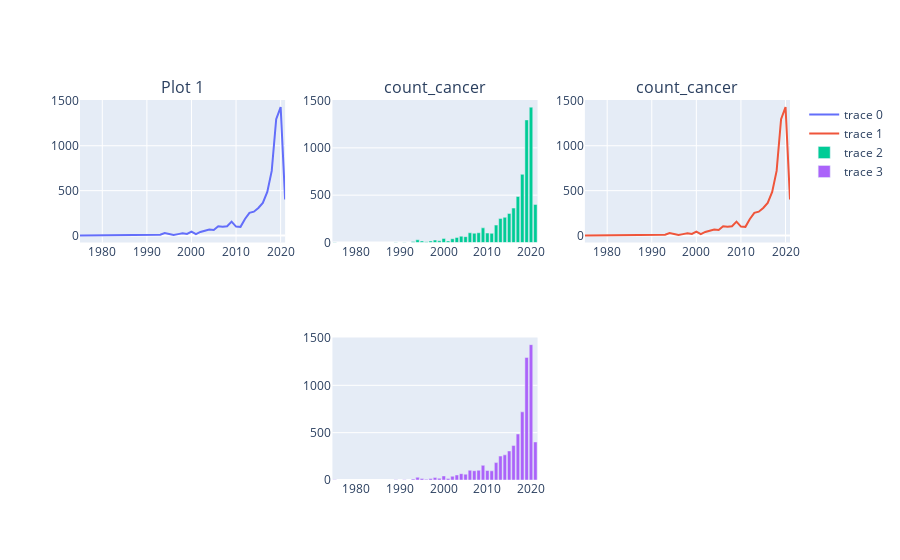

Here is the notebook cell this chart was saved with:
### Code cell
# 'count_cancer'
df2=df_dat_them[['Annee','count_cancer']]
df2= df2[df2['count_cancer'] >1]
df2 = df2.groupby(['Annee']).count_cancer.sum().reset_index()
from plotly.subplots import make_subplots

fig2 = make_subplots(rows=2, cols=3, subplot_titles=['Plot 1','count_cancer', 'count_cancer'])
fig2.add_scatter(x=df2['Annee'], y= df2['count_cancer'], row=1, col=1)
fig2.add_scatter(x=df2['Annee'], y= df2['count_cancer'], row=1, col=3)
fig2.add_bar(x=df2['Annee'], y=df2['count_cancer'], row=1,col=2)
fig2.add_bar(x=df2['Annee'], y=df2['count_cancer'], row=2,col=2)

### Figure 1 — Plotly figure (JSON) as saved in the notebook; plotly's stock layout.template omitted (floating-point values rounded to 4 significant figures)
{"data": [{"type": "scatter", "x": [1975, 1989, 1991, 1993, 1994, 1995, 1996, 1997, 1998, 1999, 2000, 2001, 2002, 2003, 2004, 2005, 2006, 2007, 2008, 2009, 2010, 2011, 2012, 2013, 2014, 2015, 2016, 2017, 2018, 2019, 2020, 2021], "xaxis": "x", "y": [2, 3, 2, 10, 29, 16, 7, 16, 26, 18, 43, 16, 40, 53, 67, 62, 103, 98, 103, 155, 100, 97, 184, 253, 266, 307, 364, 486, 720, 1295, 1430, 402], "yaxis": "y"}, {"type": "scatter", "x": [1975, 1989, 1991, 1993, 1994, 1995, 1996, 1997, 1998, 1999, 2000, 2001, 2002, 2003, 2004, 2005, 2006, 2007, 2008, 2009, 2010, 2011, 2012, 2013, 2014, 2015, 2016, 2017, 2018, 2019, 2020, 2021], "xaxis": "x3", "y": [2, 3, 2, 10, 29, 16, 7, 16, 26, 18, 43, 16, 40, 53, 67, 62, 103, 98, 103, 155, 100, 97, 184, 253, 266, 307, 364, 486, 720, 1295, 1430, 402], "yaxis": "y3"}, {"type": "bar", "x": [1975, 1989, 1991, 1993, 1994, 1995, 1996, 1997, 1998, 1999, 2000, 2001, 2002, 2003, 2004, 2005, 2006, 2007, 2008, 2009, 2010, 2011, 2012, 2013, 2014, 2015, 2016, 2017, 2018, 2019, 2020, 2021], "xaxis": "x2", "y": [2, 3, 2, 10, 29, 16, 7, 16, 26, 18, 43, 16, 40, 53, 67, 62, 103, 98, 103, 155, 100, 97, 184, 253, 266, 307, 364, 486, 720, 1295, 1430, 402], "yaxis": "y2"}, {"type": "bar", "x": [1975, 1989, 1991, 1993, 1994, 1995, 1996, 1997, 1998, 1999, 2000, 2001, 2002, 2003, 2004, 2005, 2006, 2007, 2008, 2009, 2010, 2011, 2012, 2013, 2014, 2015, 2016, 2017, 2018, 2019, 2020, 2021], "xaxis": "x5", "y": [2, 3, 2, 10, 29, 16, 7, 16, 26, 18, 43, 16, 40, 53, 67, 62, 103, 98, 103, 155, 100, 97, 184, 253, 266, 307, 364, 486, 720, 1295, 1430, 402], "yaxis": "y5"}], "layout": {"annotations": [{"font": {"size": 16}, "showarrow": false, "text": "Plot 1", "x": 0.1444, "xanchor": "center", "xref": "paper", "y": 1, "yanchor": "bottom", "yref": "paper"}, {"font": {"size": 16}, "showarrow": false, "text": "count_cancer", "x": 0.5, "xanchor": "center", "xref": "paper", "y": 1, "yanchor": "bottom", "yref": "paper"}, {"font": {"size": 16}, "showarrow": false, "text": "count_cancer", "x": 0.8556, "xanchor": "center", "xref": "paper", "y": 1, "yanchor": "bottom", "yref": "paper"}], "xaxis": {"anchor": "y", "domain": [0, 0.2889]}, "xaxis2": {"anchor": "y2", "domain": [0.3556, 0.6444]}, "xaxis3": {"anchor": "y3", "domain": [0.7111, 1]}, "xaxis4": {"anchor": "y4", "domain": [0, 0.2889]}, "xaxis5": {"anchor": "y5", "domain": [0.3556, 0.6444]}, "xaxis6": {"anchor": "y6", "domain": [0.7111, 1]}, "yaxis": {"anchor": "x", "domain": [0.625, 1]}, "yaxis2": {"anchor": "x2", "domain": [0.625, 1]}, "yaxis3": {"anchor": "x3", "domain": [0.625, 1]}, "yaxis4": {"anchor": "x4", "domain": [0, 0.375]}, "yaxis5": {"anchor": "x5", "domain": [0, 0.375]}, "yaxis6": {"anchor": "x6", "domain": [0, 0.375]}}}
